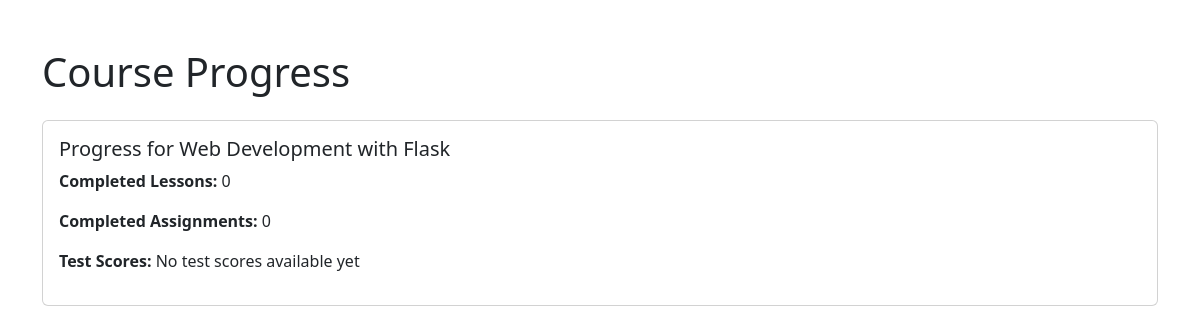
Page /progress/2 (signed in) on the earlier database version.
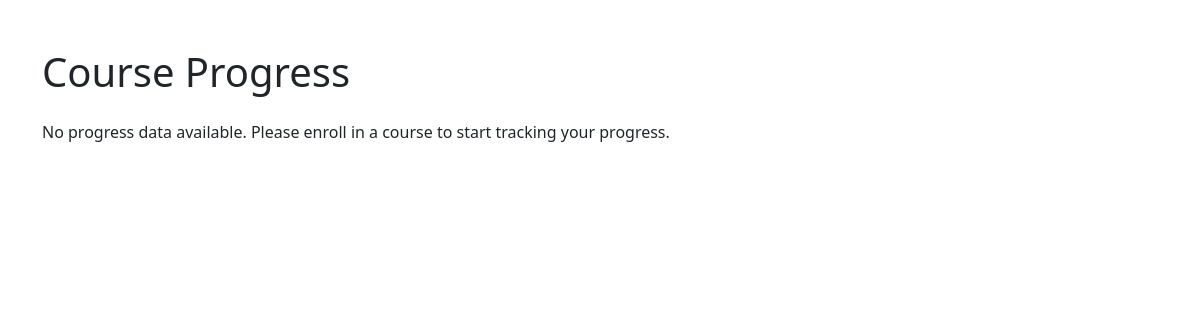
Same page on the later database version.
### models.py (models this page shows)
class Course(db.Model):
    id = db.Column(db.Integer, primary_key=True)
    title = db.Column(db.String(200), nullable=False)
    description = db.Column(db.Text, nullable=False)
    enrollments = db.relationship('Enrollment', back_populates='course', cascade="all, delete-orphan")
    progress = db.relationship('Progress', back_populates='course', cascade="all, delete-orphan")

class Progress(db.Model):
    id = db.Column(db.Integer, primary_key=True)
    user_id = db.Column(db.Integer, db.ForeignKey('user.id'), nullable=False)
    course_id = db.Column(db.Integer, db.ForeignKey('course.id'), nullable=False)
    completed_lessons = db.Column(db.Integer, default=0)
    completed_assignments = db.Column(db.Integer, default=0)
    test_scores = db.Column(db.Float, nullable=True)
    user = db.relationship('User', back_populates='progress')
    course = db.relationship('Course', back_populates='progress')

### routes.py (the view)
@course_bp.route('/progress/<int:course_id>')
def track_progress(course_id):
    if 'username' in session:
        user = User.query.filter_by(username=session['username']).first()
        progress = Progress.query.filter_by(user_id=user.id, course_id=course_id).first()
        return render_template('progress.html', progress=progress)
    else:
        flash('Please sign in to view your progress.')
        return redirect(url_for('index'))

### app.py (called while the page is built)
@app.after_request
def add_cache_control_header(response):
    response.headers['Cache-Control'] = 'no-cache, no-store, must-revalidate'
    response.headers['Pragma'] = 'no-cache'
    response.headers['Expires'] = '0'
    return response

### templates/progress.html (shortened to what this page needs)
<!DOCTYPE html>
<html lang="en">
<head>
    <link href="https://cdn.jsdelivr.net/npm/bootstrap@5.3.0/dist/css/bootstrap.min.css" rel="stylesheet">
</head>
<body>
    <div class="container mt-5">
        <h1 class="mb-4">Course Progress</h1>
        {% if progress %}
            <div class="card">
                <div class="card-body">
                    <h5 class="card-title">Progress for {{ progress.course.title }}</h5>
                    <p><strong>Completed Lessons:</strong> {{ progress.completed_lessons }}</p>
                    <p><strong>Completed Assignments:</strong> {{ progress.completed_assignments }}</p>
                    <p><strong>Test Scores:</strong> {{ progress.test_scores or 'No test scores available yet' }}</p>
                </div>
            </div>
        {% else %}
            <p>No progress data available. Please enroll in a course to start tracking your progress.</p>
        {% endif %}
    </div>
</body>
</html>

Differences in the rows shown:
no longer on this page (row unchanged): Course: course "Web Development with Flask"
removed Progress: completed_lessons "0", completed_assignments "0", test_scores "No test scores available yet"
Other differences:
text no longer shown: "Progress for Completed Lessons: Completed Assignments: Test Scores:"
text now shown: "No progress data available. Please enroll in a course to start tracking your progress."
